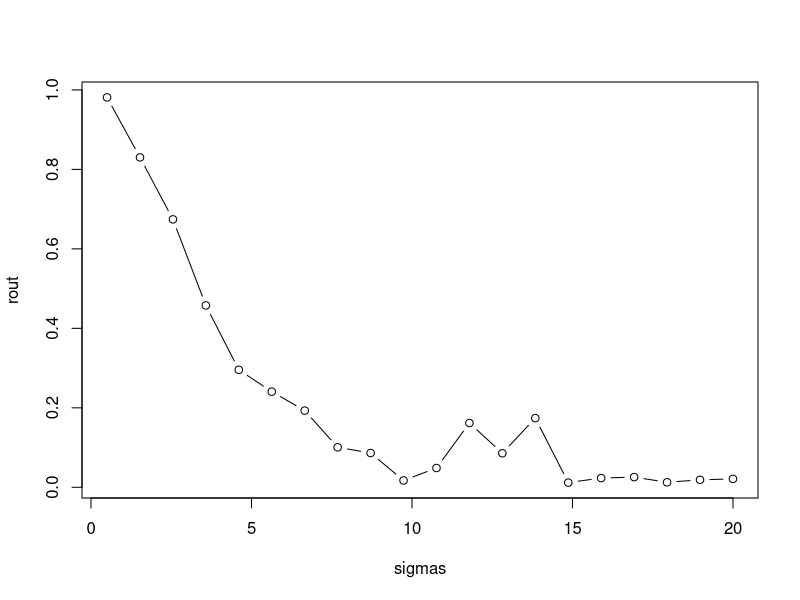
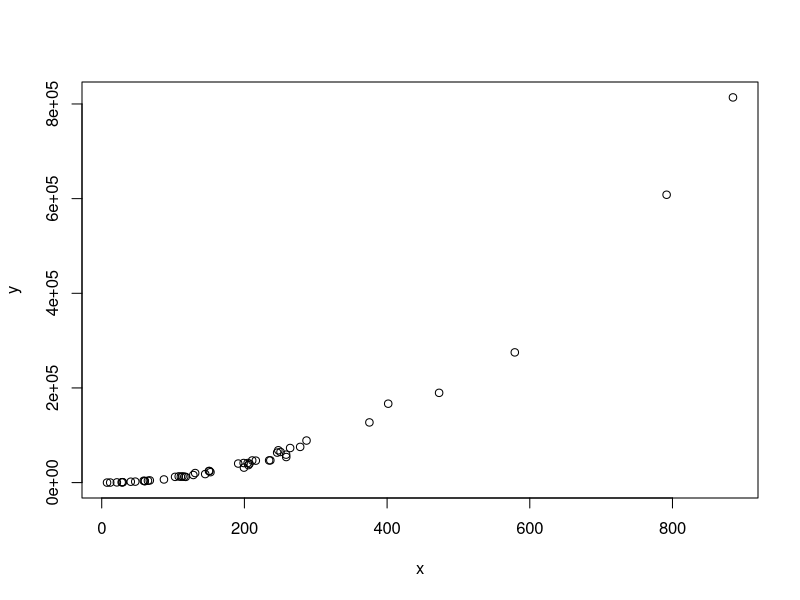

R code for these plots, in order:
## ---- chunk 1
# independent variable
x <- 1:20 
# for reproducibility
set.seed(1) 
# dependent variable; function of x with random error
y <- 2 + 0.5*x + rnorm(20,0,3) 
# simple linear regression
mod <- lm(y~x)
# request just the r-squared value
summary(mod)$r.squared          
## ---- chunk 2
# extract fitted (or predicted) values from model
f <- mod$fitted.values
# sum of squared fitted-value deviations
mss <- sum((f - mean(f))^2)
# sum of squared original-value deviations
tss <- sum((y - mean(y))^2)
# r-squared
mss/tss                      
## ---- chunk 3
r2.0 <- function(sig){
  # our predictor
  x <- seq(1,10,length.out = 100)   
  # our response; a function of x plus some random noise
  y <- 2 + 1.2*x + rnorm(100,0,sd = sig) 
  # print the R-squared value
  summary(lm(y ~ x))$r.squared          
}
sigmas <- seq(0.5,20,length.out = 20)
 # apply our function to a series of sigma values
rout <- sapply(sigmas, r2.0)            
plot(rout ~ sigmas, type="b")
## ---- chunk 4
set.seed(1)
# our predictor is data from an exponential distribution
x <- rexp(50,rate=0.005)
# non-linear data generation
y <- (x-1)^2 * runif(50, min=0.8, max=1.2) 
# clearly non-linear
plot(x,y)				     
## ---- chunk 5
summary(lm(y ~ x))$r.squared
